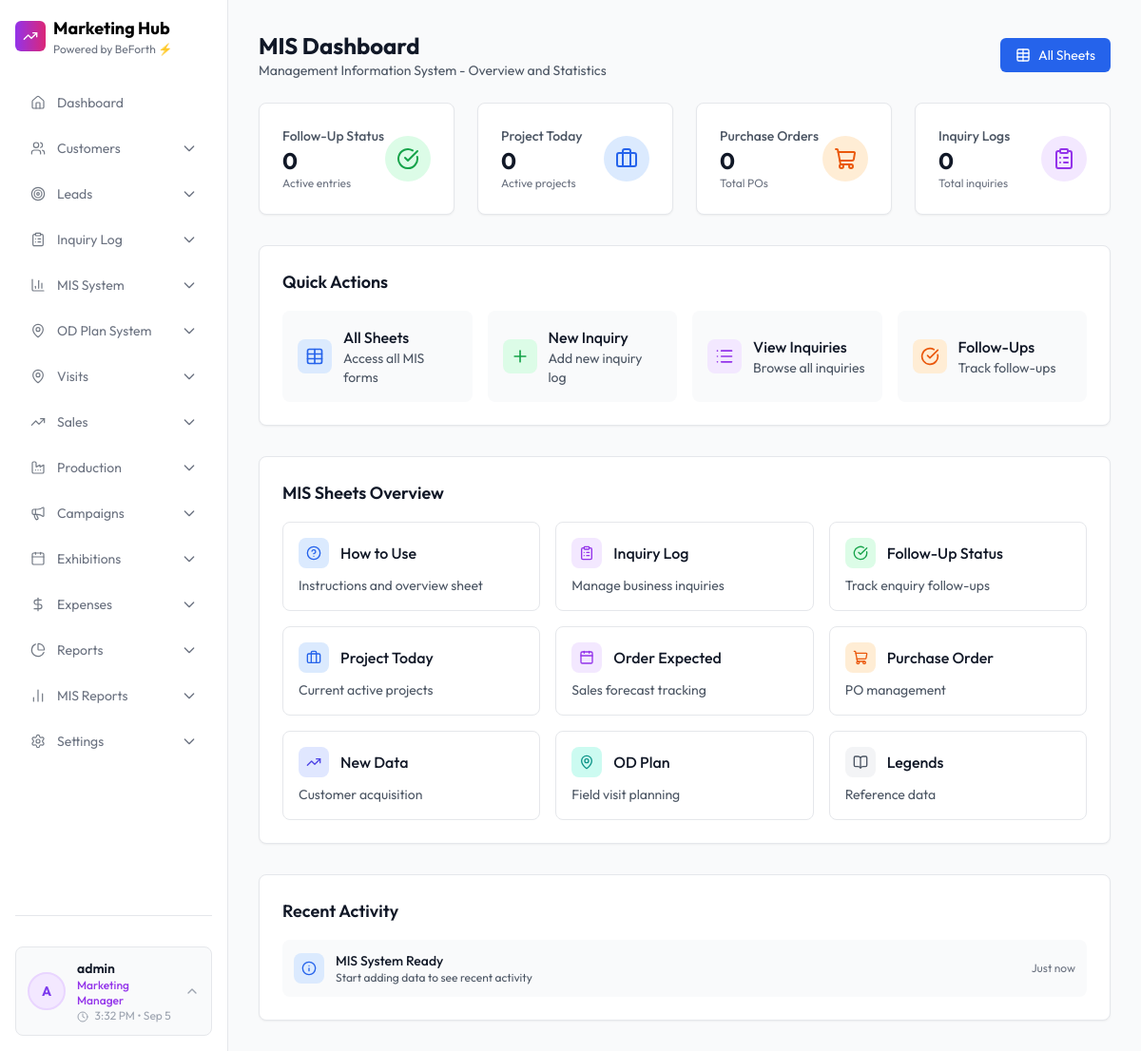
The app's page /mis-dashboard/ (signed in), older data.
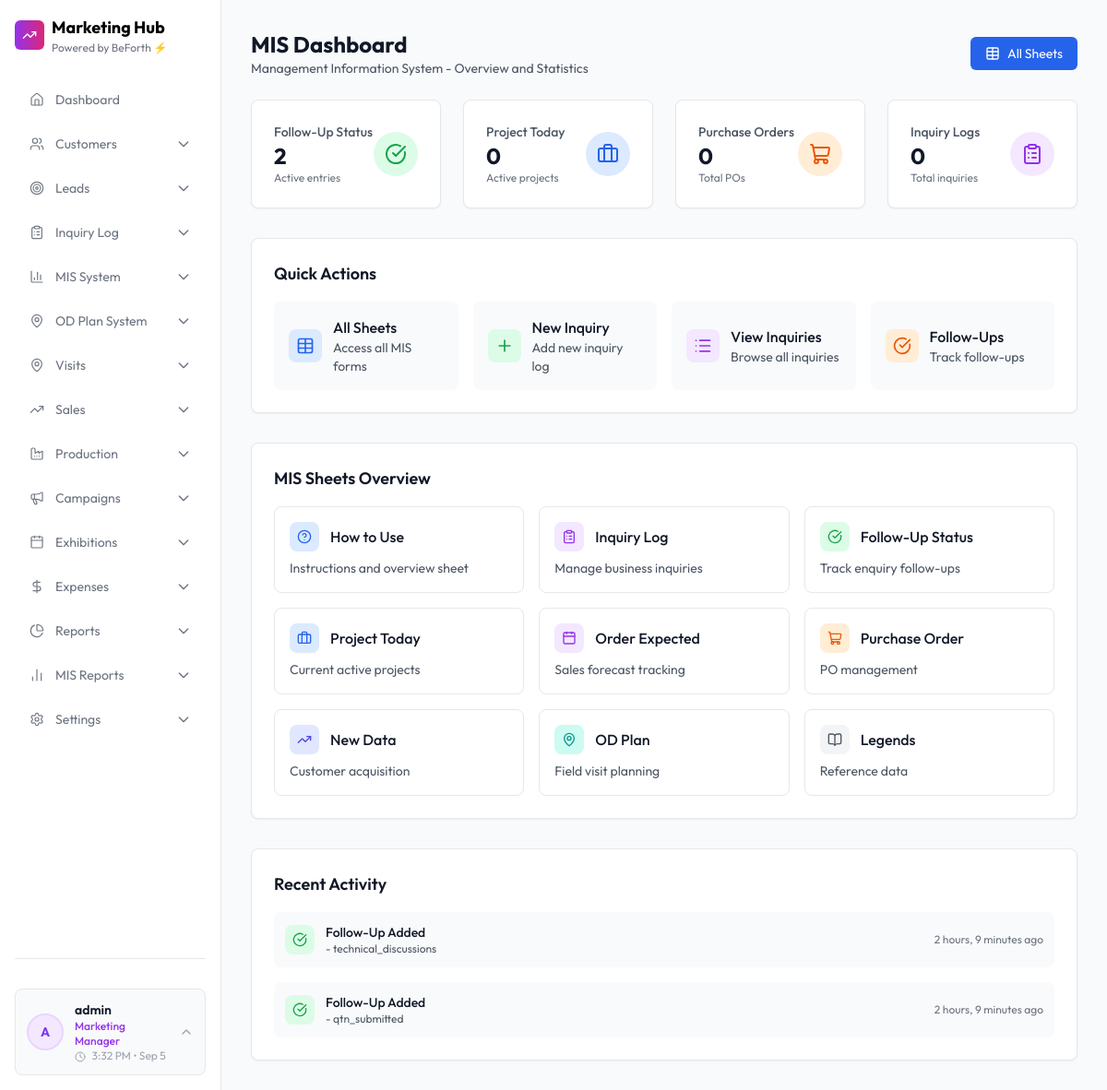
The same page, newer data.
### marketing_app/models.py (models this page shows, shortened)
class FollowUpStatus(models.Model):
    FOLLOW_UP_STATUS_CHOICES = [
        ('qtn_submitted', 'QTN Submitted'),
        ('qtn_followup', 'QTN Followup'),
        ('technical_discussions', 'Technical Discussions'),
        ('at_customer_desk', 'At Customer Desk'),
        ('order_finalization', 'Order Finalization (AP)'),
        ('po_release', 'PO Release (AP)'),
        ('po_acknowledge', 'PO Acknowledge (AP)'),
        ('wo_prepared', 'WO Prepared'),
        ('on_hold', 'On-Hold (Customer end)'),
        ('requirement_cancelled', 'Requirement Cancelled (Customer end)'),
        ('order_loss_1', '1 - Order Loss'),
        ('order_loss_2', '2 - Order Loss'),
        ('order_loss_3', '3 - Order Loss'),
    ]
    sr_no = models.AutoField(primary_key=True)
    month = models.CharField(max_length=20)
    date = models.DateField()
    quote_no = models.CharField(max_length=50, blank=True)
    responsible_person = models.CharField(max_length=100)
    company_group = models.CharField(max_length=200)
    address = models.TextField()
    contact_person = models.CharField(max_length=100)
    contact_no = models.CharField(max_length=20)
    mail_id = models.EmailField()
    requirements = models.TextField()
    follow_up_date = models.DateField()
    follow_up_status = models.CharField(max_length=30, choices=FOLLOW_UP_STATUS_CHOICES)
    created_by = models.ForeignKey(User, on_delete=models.CASCADE)
    created_at = models.DateTimeField(auto_now_add=True)
    updated_at = models.DateTimeField(auto_now=True)
    class Meta:
        ordering = ['-follow_up_date', '-created_at']
        verbose_name = "Follow-Up Status"
        verbose_name_plural = "Follow-Up Status"

### marketing_app/views.py (the view)
# urls.py: path('mis-dashboard/', views.mis_dashboard, name='mis_dashboard'),
@login_required
def mis_dashboard(request):
    follow_up_count = FollowUpStatus.objects.count()
    project_today_count = ProjectToday.objects.count()
    order_expected_count = OrderExpectedNextMonth.objects.count()
    purchase_order_count = MISPurchaseOrder.objects.count()
    new_data_count = NewData.objects.count()
    new_data_details_count = NewDataDetails.objects.count()
    od_plan_count = ODPlan.objects.count()
    inquiry_log_count = InquiryLog.objects.count()
    recent_follow_ups = FollowUpStatus.objects.order_by('-created_at')[:5]
    recent_projects = ProjectToday.objects.order_by('-created_at')[:5]
    recent_orders = OrderExpectedNextMonth.objects.order_by('-created_at')[:5]
    context = {
        'follow_up_count': follow_up_count,
        'project_today_count': project_today_count,
        'order_expected_count': order_expected_count,
        'purchase_order_count': purchase_order_count,
        'new_data_count': new_data_count,
        'new_data_details_count': new_data_details_count,
        'od_plan_count': od_plan_count,
        'inquiry_log_count': inquiry_log_count,
        'recent_follow_ups': recent_follow_ups,
        'recent_projects': recent_projects,
        'recent_orders': recent_orders,
    }
    return render(request, 'marketing/mis_dashboard.html', context)

### marketing_app/templates/marketing/mis_dashboard.html (shortened to what the changed rows need)
{% extends 'marketing/base.html' %}
{% load static %}
{% block content %}
<div class="mx-auto w-full p-2 md:p-4 xl:p-2">
    <div class="mb-6">
        <div class="flex flex-col gap-2 sm:flex-row sm:items-center sm:justify-between">
            <div>
                <h1 class="text-2xl font-bold text-gray-900">MIS Dashboard</h1>
            </div>
        </div>
    </div>
    <div class="grid grid-cols-1 md:grid-cols-2 lg:grid-cols-4 gap-6 mb-8">
        <div class="bg-white rounded-lg border border-gray-200 shadow-sm p-6">
            <div class="flex items-center justify-between">
                <div>
                    <p class="text-sm font-medium text-gray-600">Follow-Up Status</p>
                    <p class="text-2xl font-bold text-gray-900">{{ follow_up_count }}</p>
                    <p class="text-xs text-gray-500">Active entries</p>
                </div>
            </div>
        </div>
    </div>
    <div class="bg-white rounded-lg border border-gray-200 shadow-sm p-6">
        <div class="space-y-4">
            {% if recent_follow_ups %}
                {% for follow_up in recent_follow_ups %}
                <div class="flex items-center gap-3 p-3 bg-gray-50 rounded-lg">
                    <div class="p-2 bg-green-100 rounded-lg">
                        <i data-lucide="check-circle" class="w-4 h-4 text-green-600"></i>
                    </div>
                    <div class="flex-1">
                        <p class="text-sm font-medium text-gray-900">Follow-Up Added</p>
                        <p class="text-xs text-gray-600">{{ follow_up.company_name }} - {{ follow_up.follow_up_status }}</p>
                    </div>
                    <span class="text-xs text-gray-500">{{ follow_up.created_at|timesince }} ago</span>
                </div>
                {% endfor %}
            {% else %}
                <div class="flex items-center gap-3 p-3 bg-gray-50 rounded-lg">
                    <div class="p-2 bg-blue-100 rounded-lg">
                        <i data-lucide="info" class="w-4 h-4 text-blue-600"></i>
                    </div>
                    <div class="flex-1">
                        <p class="text-sm font-medium text-gray-900">MIS System Ready</p>
                        <p class="text-xs text-gray-600">Start adding data to see recent activity</p>
                    </div>
                    <span class="text-xs text-gray-500">Just now</span>
                </div>
            {% endif %}
        </div>
    </div>
</div>
{% endblock %}

Row changes from the older to the newer data that the page shows:
added FollowUpStatus: follow_up_status "technical_discussions", created_at "2 hours, 9 minutes"
added FollowUpStatus: follow_up_status "qtn_submitted", created_at "2 hours, 9 minutes"
Text that changed along with them:
{{ follow_up_count }}: "0" → "2"
text no longer shown: "MIS System Ready Start adding data to see recent activity Just now"
